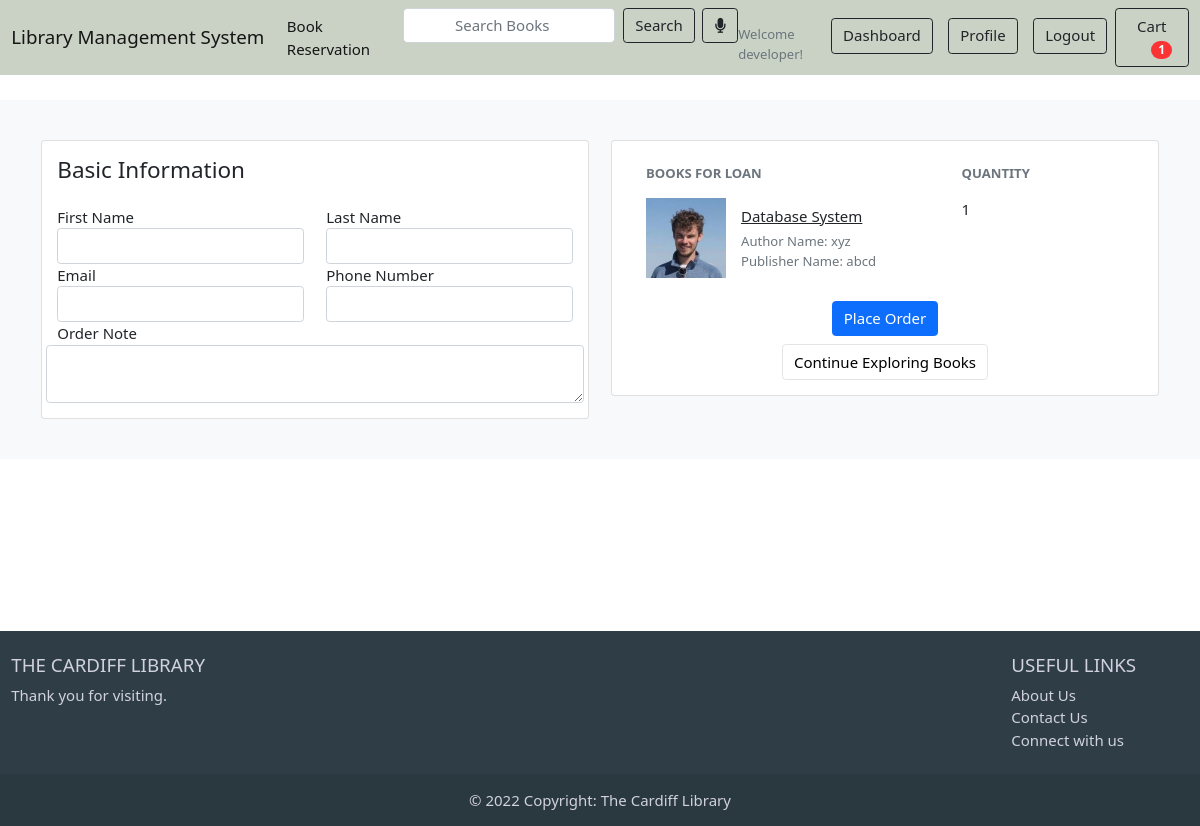
The page /cart/checkout/ (signed in) on the database its author committed.
### accounts/models.py (models this page shows, shortened)
class Account(AbstractBaseUser):
    first_name = models.CharField(max_length=50)
    last_name = models.CharField(max_length=50)
    username = models.CharField(max_length=50,unique=True)
    email = models.EmailField(max_length=50,unique=True)
    phone_number = models.CharField(max_length=50)
    date_joined = models.DateTimeField(auto_now_add=True)
    last_login  = models.DateTimeField(auto_now_add=True)
    is_admin    = models.BooleanField(default=False)
    is_staff    = models.BooleanField(default=False)
    is_active    = models.BooleanField(default=False)
    is_superadmin    = models.BooleanField(default=False)
    USERNAME_FIELD = 'email'
    REQUIRED_FIELDS = ['username', 'first_name', 'last_name']
    objects = MyAccountManager()

### carts/models.py (models this page shows, shortened)
class CartItem(models.Model):
    user = models.ForeignKey(Account, on_delete= models.CASCADE,null=True)
    variations = models.ManyToManyField(Variation,blank=True)
    book = models.ForeignKey(Book, on_delete=models.CASCADE)
    cart = models.ForeignKey(Cart, on_delete=models.CASCADE,null=True)
    quantity= models.IntegerField()
    is_active = models.BooleanField(default=True)
    def sub_total(self):
        return self.book.price * self.quantity

### bookstore/models.py (models this page shows, shortened)
class Book(models.Model):
    book_title      = models.CharField(max_length=200, unique=True)
    slug            = models.SlugField(max_length=200, unique=True)
    description     = models.TextField(max_length=500, blank=True)
    author_name     = models.CharField(max_length=200, blank=True)
    publisher_name  = models.CharField(max_length=200, blank=True)
    price           = models.IntegerField(default=1,blank=True)
    Images          = models.ImageField(upload_to='photos/books')
    stock           = models.IntegerField()
    is_available    = models.BooleanField(default=True)
    genre           = models.ForeignKey(Genre, on_delete=models.CASCADE)
    created_date    = models.DateTimeField(auto_now_add=True)
    modified_date   = models.DateTimeField(auto_now=True)
    def get_url(self):
        return reverse('book_detail', args=[self.genre.slug,self.slug])

### carts/views.py (the view)
# urls.py: path('checkout/', views.checkout,name="checkout"),
@login_required(login_url='login')
def checkout(request, total=0, quantity=0, cart_items = None):
    try:
        tax = 0
        grand_total = 0
        if request.user.is_authenticated:
            cart_items = CartItem.objects.filter(user=request.user, is_active=True)
        else:
            cart= Cart.objects.get(cart_id = _cart_id(request))
            cart_items = CartItem.objects.filter(cart=cart, is_active=True)
        for cart_item in cart_items:
            total +=(cart_item.book.price * cart_item.quantity)
            quantity += cart_item.quantity
        tax = (2*total)/100
        grand_total = total+tax
    except ObjectDoesNotExist:
        pass
    context={
        'total' : total,
        'quanity': quantity,
        'cart_items': cart_items,
        'tax': tax,
        'grand_total': grand_total,
    }
    return render(request,'bookstores/checkout.html',context)

### carts/context_processors.py (called while the page is built)
def counter(request):
    cart_count = 0
    if 'admin' in request.path:
        return{}
    else:
        try:
            cart = Cart.objects.filter(cart_id=_cart_id(request))
            if request.user.is_authenticated:
                cart_items=CartItem.objects.all().filter(user=request.user)
            else:
                cart_items = CartItem.objects.all().filter(cart = cart[:1])
            for cart_item in cart_items:
                cart_count +=cart_item.quantity
        except Cart.DoesNotExist:
            cart_count = 0
    return dict(cart_count=cart_count)

### carts/views.py (called while the page is built)
def _cart_id(request):
    cart = request.session.session_key
    if not cart:
        cart = request.session.create()
    return cart

### genre/context_processors.py (called while the page is built)
def menu_links(request):
    links = Genre.objects.all()
    return dict(links=links)

### templates/bookstores/checkout.html (shortened to what this page needs)
{%extends 'base.html'%}
{%load static%}
{%block content%}
<html>
<head>
	<link href="{%static 'css/ui.css'%}" rel="stylesheet" type="text/css" />
	<link
		href="{%static 'css/responsive.css'%}"
		rel="stylesheet"
		media="only screen and (max-width: 1200px)"
	/>
</head>
<body>
<section class="section-content padding-y bg" style="margin-top:100px">
<div class="container">
<div class="row">
	<aside class="col-lg-6">
<div class="card">
<div class="card-body">
  <h4  class="card-title mb-4">Basic Information</h4>
     <form action="{% url 'order_bookloan' %}"" method="POST">
       <div class="row">
          <div class="col form-group">
            <label for="first_name">First Name</label>
            <input type="text" id="first_name" name="first_name" class="form-control" required>
           </div>
           <div class="col form-group">
             <label for="last_name">Last Name</label>
             <input type="text" id="last_name" name="last_name" class="form-control" required>
            </div>
          <div>
            <div class="row">
               <div class="col form-group">
                 <label for="">Email</label>
                 <input type="email" name="email" class="form-control" required>
                </div>
                <div class="col form-group">
                  <label for="">Phone Number</label>
                  <input type="text" name="phone" class="form-control" required>
                 </div>
               <div>
                           <div class="row">
                             <label for="">Order Note</label>
                             <textarea name="bookloan_note" rows="2" class="form-control"></textarea>
</div>
	</aside>
	<aside class="col-lg-6">
		<div class="card">
		<div class="card-body">
      <table class="table table-borderless table-shopping-cart">
      <thead class="text-muted">
      <tr class="small text-uppercase">
        <th scope="col">Books For Loan</th>
        <th scope="col" width="200">Quantity</th>
      </tr>
      </thead>
      <tbody>
        {%for cart_item in cart_items%}
      <tr>
        <td>
          <figure class="itemside align-items-center">
            <div class="aside"><img src="{{cart_item.book.Images.url}}" width="25px" class="img-sm"></div>
            <figcaption class="info">
              <a href="{{cart_item.book.get_url}}" class="title text-dark">{{cart_item.book.book_title}}</a>
              <p class="text-muted small">Author Name: {{cart_item.book.author_name}} <br>Publisher Name: {{cart_item.book.publisher_name}}</p>
            </figcaption>
          </figure>
        </td>
        <td>
            <label for="">{{cart_item.quantity}}</label>
        </td>
      </tr>
      {%endfor%}
      </tbody>
      </table>
      <div class="text-center">
			<button type="submit" name="submit" class="btn btn-primary btn-block">Place Order</button>
      </div>
      <div class="text-center mt-2">
			<a href="{% url 'bookstore'%}" class="btn btn-light btn-block">Continue Exploring Books</a>
      </div>
    </div>
		</div>
</aside>
</div>
</div>
</section>
<div style="height:150px">
  </div>
{%endblock%}

### templates/includes/navbar.html (shortened to what this page needs)
{%load static%}
<!DOCTYPE html>
<html lang="en">
<head>
<header class="section-header">
<nav class="navbar navbar-expand-lg fixed-top navbar-light " style="background-color: #cad2c5;">
    <div class="container-fluid">
        <a class="navbar-brand" href="{% url 'home'%}">Library Management System</a>
        <div class="collapse navbar-collapse" id="navbarSupportedContent">
            <ul class="navbar-nav me-auto mb-2 mb-lg-0">
                <li class="nav-item ">
                    <a class="nav-link active" aria-current="page" href="{%url 'bookstore'%}">Book Reservation</a>
                </li>
                <li class="nav-item">
                <form action="{% url 'search'%}" class="d-flex" method="GET">
                    <input class="form-control me-2" type="search" placeholder="Search Books" aria-label="Search" name="keyword" required/>
                    <button class="btn btn-outline-dark ml-3"  type="submit">Search</button>
                </form>
                </li>
                <li class="nav-item ml-2">
                  <button class="btn btn-outline-dark ms-2" id="start-recording"><span class="left-pan"><i class="fa fa-microphone"></i></span></button>
                 </li>
            </ul>
             {% if user.id is None %}
            <ul class="navbar-nav ms-auto">
                <small class="title text-muted mt-3 text-black" style="color: black;">Welcome Guest!</small>
                <li class="nav-item ms-auto">
                    <a class="nav-link active" aria-current="page" href="{%url 'login'%}">
                        <button type="button" class="btn btn-outline-dark"><i
                                class="fa-solid fa-arrow-right-to-bracket"></i> Log In</button>
                    </a>
                </li>
                <li class="nav-item ms-auto">
                    <a class="nav-link active" aria-current="page" href="{%url 'register'%}"><button type="button"
                            class="btn btn-outline-dark ">Register</button></a>
                </li>
            </ul>
            {% else %}
            <ul class="navbar-nav ms-auto">
                <small class="title text-muted mt-3 text-black" style="color: black;">Welcome {{user.first_name}}!</small>
                <li class="nav-item ms-auto">
                    <a class="nav-link active" aria-current="page" href="{%url 'dashboard'%}">
                        <button type="button" class="btn btn-outline-dark">Dashboard</button>
                    </a>
                </li>
                <li class="nav-item ms-auto">
                    <a class="nav-link active" aria-current="page" href="{%url 'view_profile'%}">
                        <button type="button" class="btn btn-outline-dark">Profile</button>
                    </a>
                </li>
                <li class="nav-item ms-auto">
                    <a class="nav-link active" aria-current="page" href="{%url 'logout'%}"><button type="button"
                            class="btn btn-outline-dark ">Logout</button></a>
                </li>
            </ul>
            {% endif %}
            <a href="{%url 'cart'%}" class="btn btn-outline-dark ml-3">
              Cart
              <span class="badge badge-pill badge-danger notify">{{cart_count}}</span>
            </a>
        </div>
    </div>
</nav>
</header>
<body>
  <html>

### static/css/ui.css (style rules this page uses)
html { font-family: "Inter", sans-serif; font-size: 15px; }
.img-xs, .img-sm, .img-md, .img-lg { -o-object-fit: cover; object-fit: cover; flex-shrink: 0; flex-grow: 0; }
.img-sm { width: 80px; height: 80px; }
.padding-y { padding-top: 40px; padding-bottom: 40px; }
figure { margin-bottom: 0; }
article:after, .form-group:after { display: block; clear: both; content: ""; }
.bg { background-color: #f8f9fa; }
p:last-child { margin-bottom: 0; }
.btn-light { background-color: #fff; border-color: #e4e4e4; }
.itemside { position: relative; display: flex; width: 100%; }
.itemside .aside { position: relative; flex-shrink: 0; }
.itemside .info { padding-left: 15px; padding-right: 7px; }
.itemside p { margin-bottom: 0; }
.itemside .title { display: block; margin-bottom: 5px; color: #212529; }
.notify { position: absolute; top: -4px; right: -10px; display: inline-block; padding: 0.25em 0.6em; font-size: 12px; line-height: 1; text-align: center; border-radius: 3rem; color: #fff; background-color: #fa3434; }
.table-shopping-cart.table td, .table-shopping-cart.table th { padding-left: 1.25rem; padding-right: 1.25rem; }

### templates/includes/navbar.html (style rules this page uses)
input { border: 1px solid rgb(46, 189, 235); border-radius: 3px; font-size: 1em; outline: none; padding: .2em .4em; width: 60px; text-align: center; }

### rows shown on the page
Account: first_name "developer"
CartItem: book.Images (picture), book.book_title "Database System", book.author_name "xyz", book.publisher_name "abcd", quantity "1"

### other values the page prints
{{ cart_count }} "1"
